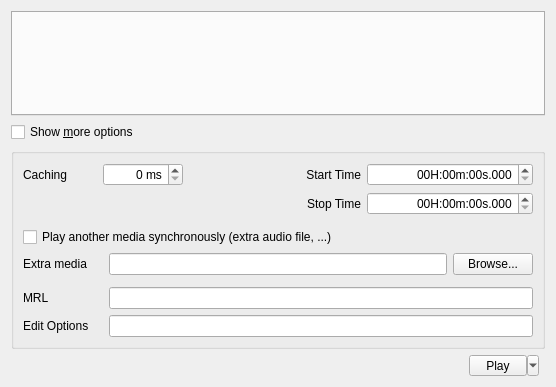
<?xml version="1.0" encoding="UTF-8"?>
<ui version="4.0">
 <author>Jean-Baptiste Kempf</author>
 <class>Open</class>
 <widget class="QWidget" name="Open">
  <property name="enabled">
   <bool>true</bool>
  </property>
  <property name="geometry">
   <rect>
    <x>0</x>
    <y>0</y>
    <width>556</width>
    <height>387</height>
   </rect>
  </property>
  <property name="sizePolicy">
   <sizepolicy hsizetype="Preferred" vsizetype="Preferred">
    <horstretch>0</horstretch>
    <verstretch>0</verstretch>
   </sizepolicy>
  </property>
  <property name="minimumSize">
   <size>
    <width>400</width>
    <height>0</height>
   </size>
  </property>
  <property name="windowTitle">
   <string>Dialog</string>
  </property>
  <layout class="QGridLayout" name="gridLayout">
   <item row="0" column="0" colspan="3">
    <widget class="QTabWidget" name="Tab"/>
   </item>
   <item row="3" column="1">
    <widget class="QToolButton" name="playButton">
     <property name="sizePolicy">
      <sizepolicy hsizetype="Minimum" vsizetype="Minimum">
       <horstretch>0</horstretch>
       <verstretch>0</verstretch>
      </sizepolicy>
     </property>
     <property name="minimumSize">
      <size>
       <width>70</width>
       <height>0</height>
      </size>
     </property>
     <property name="text">
      <string>Play</string>
     </property>
     <property name="popupMode">
      <enum>QToolButton::MenuButtonPopup</enum>
     </property>
    </widget>
   </item>
   <item row="3" column="0">
    <spacer>
     <property name="orientation">
      <enum>Qt::Horizontal</enum>
     </property>
     <property name="sizeHint" stdset="0">
      <size>
       <width>40</width>
       <height>20</height>
      </size>
     </property>
    </spacer>
   </item>
   <item row="1" column="0" colspan="3">
    <widget class="QCheckBox" name="advancedCheckBox">
     <property name="toolTip">
      <string>Show extended options</string>
     </property>
     <property name="text">
      <string>Show &amp;more options</string>
     </property>
    </widget>
   </item>
   <item row="2" column="0" colspan="3">
    <widget class="QGroupBox" name="advancedFrame">
     <layout class="QGridLayout" name="gridLayout_2">
      <item row="0" column="0" colspan="3">
       <layout class="QHBoxLayout" name="horizontalLayout_2">
        <item>
         <widget class="QLabel" name="cacheLabel">
          <property name="text">
           <string>Caching</string>
          </property>
          <property name="buddy">
           <cstring>cacheSpinBox</cstring>
          </property>
         </widget>
        </item>
        <item>
         <spacer name="horizontalSpacer_2">
          <property name="orientation">
           <enum>Qt::Horizontal</enum>
          </property>
          <property name="sizeType">
           <enum>QSizePolicy::Preferred</enum>
          </property>
          <property name="sizeHint" stdset="0">
           <size>
            <width>30</width>
            <height>20</height>
           </size>
          </property>
         </spacer>
        </item>
        <item>
         <widget class="QSpinBox" name="cacheSpinBox">
          <property name="toolTip">
           <string>Change the caching for the media</string>
          </property>
          <property name="alignment">
           <set>Qt::AlignRight</set>
          </property>
          <property name="suffix">
           <string> ms</string>
          </property>
          <property name="maximum">
           <number>65535</number>
          </property>
          <property name="singleStep">
           <number>100</number>
          </property>
         </widget>
        </item>
        <item>
         <spacer name="horizontalSpacer">
          <property name="orientation">
           <enum>Qt::Horizontal</enum>
          </property>
          <property name="sizeType">
           <enum>QSizePolicy::Expanding</enum>
          </property>
          <property name="sizeHint" stdset="0">
           <size>
            <width>40</width>
            <height>20</height>
           </size>
          </property>
         </spacer>
        </item>
       </layout>
      </item>
      <item row="7" column="0">
       <widget class="QLabel" name="advancedLabel">
        <property name="text">
         <string>MRL</string>
        </property>
        <property name="buddy">
         <cstring>mrlLine</cstring>
        </property>
       </widget>
      </item>
      <item row="0" column="3">
       <widget class="QLabel" name="label_3">
        <property name="text">
         <string>Start Time</string>
        </property>
        <property name="alignment">
         <set>Qt::AlignRight|Qt::AlignTrailing|Qt::AlignVCenter</set>
        </property>
        <property name="buddy">
         <cstring>startTimeTimeEdit</cstring>
        </property>
       </widget>
      </item>
      <item row="1" column="3">
       <widget class="QLabel" name="label_4">
        <property name="text">
         <string>Stop Time</string>
        </property>
        <property name="alignment">
         <set>Qt::AlignRight|Qt::AlignTrailing|Qt::AlignVCenter</set>
        </property>
        <property name="buddy">
         <cstring>stopTimeTimeEdit</cstring>
        </property>
       </widget>
      </item>
      <item row="8" column="0">
       <widget class="QLabel" name="label">
        <property name="text">
         <string>Edit Options</string>
        </property>
        <property name="buddy">
         <cstring>advancedLineInput</cstring>
        </property>
       </widget>
      </item>
      <item row="5" column="0">
       <widget class="QLabel" name="slaveLabel">
        <property name="text">
         <string>Extra media</string>
        </property>
        <property name="buddy">
         <cstring>slaveText</cstring>
        </property>
       </widget>
      </item>
      <item row="7" column="1" colspan="5">
       <widget class="QLineEdit" name="mrlLine">
        <property name="readOnly">
         <bool>true</bool>
        </property>
       </widget>
      </item>
      <item row="8" column="1" colspan="5">
       <widget class="QLineEdit" name="advancedLineInput">
        <property name="toolTip">
         <string>Complete MRL for Colibri internal</string>
        </property>
       </widget>
      </item>
      <item row="5" column="1" colspan="4">
       <widget class="QLineEdit" name="slaveText"/>
      </item>
      <item row="5" column="5">
       <widget class="QPushButton" name="slaveBrowseButton">
        <property name="toolTip">
         <string>Select the file</string>
        </property>
        <property name="text">
         <string>Browse...</string>
        </property>
       </widget>
      </item>
      <item row="6" column="1" colspan="5">
       <widget class="Line" name="line"/>
      </item>
      <item row="3" column="1" colspan="5">
       <widget class="Line" name="line_1"/>
      </item>
      <item row="0" column="4" colspan="2">
       <widget class="QTimeEdit" name="startTimeTimeEdit">
        <property name="toolTip">
         <string>Change the start time for the media</string>
        </property>
        <property name="alignment">
         <set>Qt::AlignRight|Qt::AlignTrailing|Qt::AlignVCenter</set>
        </property>
        <property name="currentSection">
         <enum>QDateTimeEdit::HourSection</enum>
        </property>
        <property name="displayFormat">
         <string>HH'H':mm'm':ss's'.zzz</string>
        </property>
       </widget>
      </item>
      <item row="1" column="4" colspan="2">
       <widget class="QTimeEdit" name="stopTimeTimeEdit">
        <property name="toolTip">
         <string>Change the stop time for the media</string>
        </property>
        <property name="alignment">
         <set>Qt::AlignRight|Qt::AlignTrailing|Qt::AlignVCenter</set>
        </property>
        <property name="currentSection">
         <enum>QDateTimeEdit::HourSection</enum>
        </property>
        <property name="displayFormat">
         <string>HH'H':mm'm':ss's'.zzz</string>
        </property>
       </widget>
      </item>
      <item row="4" column="0" colspan="6">
       <widget class="QCheckBox" name="slaveCheckbox">
        <property name="text">
         <string>Play another media synchronously (extra audio file, ...)</string>
        </property>
       </widget>
      </item>
     </layout>
    </widget>
   </item>
   <item row="3" column="2">
    <widget class="QDialogButtonBox" name="buttonsBox">
     <property name="sizePolicy">
      <sizepolicy hsizetype="Maximum" vsizetype="Fixed">
       <horstretch>0</horstretch>
       <verstretch>0</verstretch>
      </sizepolicy>
     </property>
     <property name="standardButtons">
      <set>QDialogButtonBox::NoButton</set>
     </property>
    </widget>
   </item>
  </layout>
 </widget>
 <tabstops>
  <tabstop>Tab</tabstop>
  <tabstop>advancedCheckBox</tabstop>
  <tabstop>cacheSpinBox</tabstop>
  <tabstop>startTimeTimeEdit</tabstop>
  <tabstop>stopTimeTimeEdit</tabstop>
  <tabstop>slaveCheckbox</tabstop>
  <tabstop>slaveText</tabstop>
  <tabstop>slaveBrowseButton</tabstop>
  <tabstop>mrlLine</tabstop>
  <tabstop>advancedLineInput</tabstop>
  <tabstop>playButton</tabstop>
  <tabstop>buttonsBox</tabstop>
 </tabstops>
 <resources/>
 <connections>
  <connection>
   <sender>slaveCheckbox</sender>
   <signal>clicked(bool)</signal>
   <receiver>slaveLabel</receiver>
   <slot>setVisible(bool)</slot>
   <hints>
    <hint type="sourcelabel">
     <x>74</x>
     <y>240</y>
    </hint>
    <hint type="destinationlabel">
     <x>83</x>
     <y>271</y>
    </hint>
   </hints>
  </connection>
  <connection>
   <sender>slaveCheckbox</sender>
   <signal>clicked(bool)</signal>
   <receiver>slaveText</receiver>
   <slot>setVisible(bool)</slot>
   <hints>
    <hint type="sourcelabel">
     <x>147</x>
     <y>240</y>
    </hint>
    <hint type="destinationlabel">
     <x>243</x>
     <y>270</y>
    </hint>
   </hints>
  </connection>
  <connection>
   <sender>slaveCheckbox</sender>
   <signal>clicked(bool)</signal>
   <receiver>slaveBrowseButton</receiver>
   <slot>setVisible(bool)</slot>
   <hints>
    <hint type="sourcelabel">
     <x>239</x>
     <y>240</y>
    </hint>
    <hint type="destinationlabel">
     <x>535</x>
     <y>271</y>
    </hint>
   </hints>
  </connection>
 </connections>
</ui>
